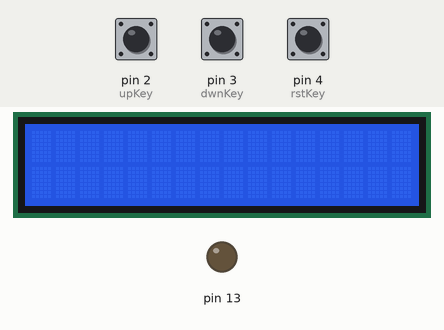
Recording of a sketch running on a simulated Arduino Uno, built with avr-gcc and run on an emulated ATmega328P. On the bench: 16×2 character LCD, output pins drawn as LEDs (lit = HIGH). The test bench sets the inputs (shaded band); at power-on: pin 2 (upKey) HIGH, pin 4 (rstKey) HIGH, pin 3 (dwnKey) HIGH. Random numbers use the default seed unless the sketch sets one; what the sketch prints to the serial monitor is not drawn.

Above: at 1.2 s.
1.3 s: pin 2 (upKey) pulled LOW for 0.15 s
At 1.58 s:
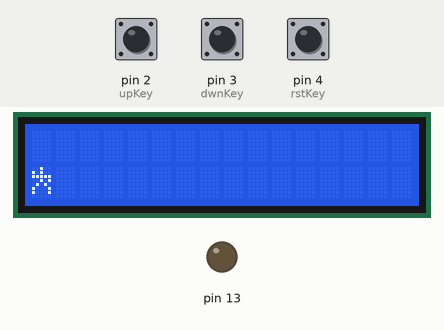
4.3 s: pin 4 (rstKey) pulled LOW for 0.15 s
At 5.0 s:
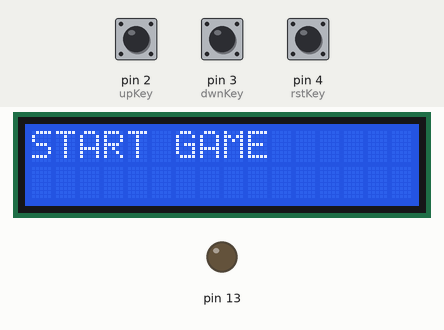
5.9 s: pin 3 (dwnKey) pulled LOW for 0.15 s
At 6.3 s:
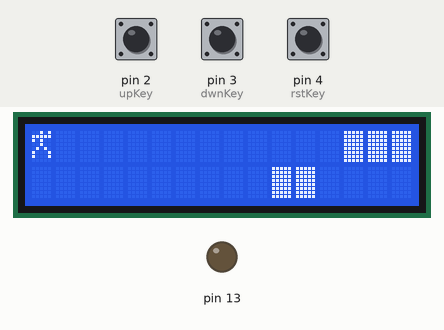
8.9 s: pin 2 (upKey) pulled LOW for 1 s
At 12.3 s:
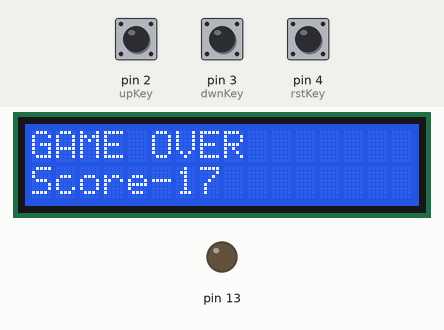
12.4 s: pin 3 (dwnKey) pulled LOW for 1 s
At 14.7 s:
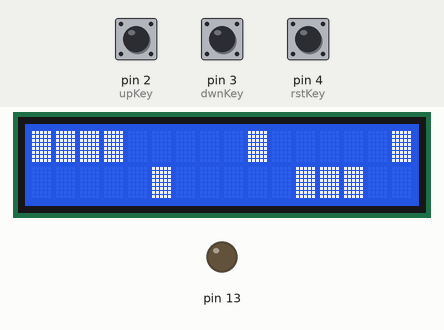
16.4 s: pin 2 (upKey) pulled LOW for 0.15 s
At 18.9 s:
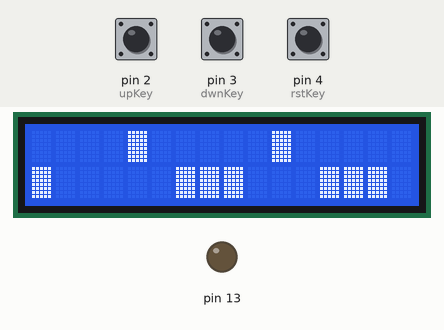
Timing chart, 0 to 20.4 s (numbered marks = the images above; inputs shaded):
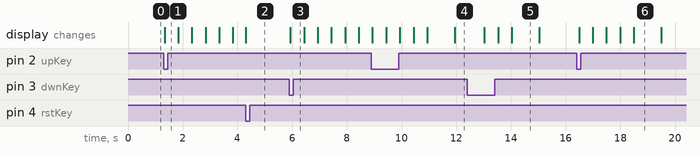

Measured:
- after the input at 1.3 s, the display: changes at once (image 1)
- after the input at 5.9 s, the display: changes at once (image 3)
- after the input at 12.4 s, the display: first changes after 0.63 s (image 5 shows a later state)
- after the input at 16.4 s, the display: first changes after 0.09 s (image 6 shows a later state)
- what the display in image 5 shows lasts 1.0 s, from 14.0 s to 15.0 s

The sketch:

Flybird_game.ino
```cpp
#include<LiquidCrystal.h>
LiquidCrystal lcd(A0, A1, A2, A3, A4, A5);
const byte upKey = 2, dwnKey = 3, rstKey = 4;
byte customChar1[] = {B00101, B11111, B10100, B00100, B01010, B10001, B10001, B00000};
byte customChar2[] = {B00100, B10100, B11111, B00101, B01010, B10001, B10001, B00000};
byte customChar3[] = {B11111, B11111, B11111, B11111, B11111, B11111, B11111, B11111};
int timer = 0;
long start_time = 0;
int hurdles[2][16] = {
  {0, 0, 0, 0, 0, 0, 0, 0, 0, 0, 0, 0, 0, 0, 0, 0},
  {0, 0, 0, 0, 0, 0, 0, 0, 0, 0, 0, 0, 0, 0, 0, 0}
};
void setup() {
  Serial.begin(9600);
  pinMode(upKey, INPUT_PULLUP);
  pinMode(dwnKey, INPUT_PULLUP);
  pinMode(rstKey, INPUT_PULLUP);
  lcd.begin(16, 2);
  lcd.createChar(0, customChar1);
  lcd.createChar(1, customChar2);
  lcd.createChar(2, customChar3);
  start_time = millis();
  pinMode(13, 1);
  Serial.println("Hurdle Positions");
  for (int i = 0; i < 2; i++) {
    for (int j = 0; j < 16; j++) {
      Serial.print(hurdles[i][j]);
      Serial.print(',');
    }
    Serial.println();
  }
  Serial.println();
}

int h_cur = 15;
bool start_game = 0;

unsigned long score = 0;
int pos = -1;
int p, p_last = -1;
bool end_game = 0;
void loop() {
  if (!digitalRead(dwnKey)) {
    pos = 0;
  } else if (!digitalRead(upKey)) {
    pos = 1;
  } else if (!digitalRead(rstKey)) {
    lcd.clear();
    pos = -1;
    lcd.print("START GAME");
    delay(50);
  }

  if (pos != -1) {
    if (millis() - start_time >= 500) {
      score ++;
      start_time = millis();
      // Shift Left values
      for (int i = 0; i < 2; i++) {
        for (int j = 0; j < 15; j++) {
          hurdles[i][j] = hurdles[i][j + 1];
        }
      }
      int p = random(2);
      if (p != p_last) {
        hurdles[0][15] = 0;
        hurdles[1][15] = 0;
      } else {
        hurdles[p][15] = 1;
        hurdles[1 - p][15] = 0;
      }
      p_last = p;
      // print Hurdles
      Serial.println("Hurdle Positions");
      for (int i = 0; i < 2; i++) {
        for (int j = 0; j < 16; j++) {
          Serial.print(hurdles[i][j]);
          Serial.print(',');
          lcd.setCursor(j, i);
          if (hurdles[i][j]) {
            lcd.write(byte(2));
          } else {
            lcd.print(" ");
          }
        }
        Serial.println();
      }
      Serial.println();
      // Hero Position
      if (pos == 0) {
        lcd.setCursor(0, 0);
        if (hurdles[0][0]) {
          lcd.write(byte(2));
          end_game = 1;
        } else {
          lcd.write(byte(0));
        }
      } else if (pos == 1) {
        lcd.setCursor(0, 1);
        if (hurdles[1][0]) {
          lcd.write(byte(2));
          end_game = 1;
        } else {
          lcd.write(byte(1));
        }
      }
      Serial.print("Hero Pos:");
      Serial.println(pos);
      if (end_game) {
        delay(1000);
        lcd.clear();
        lcd.print("GAME OVER");
        lcd.setCursor(0, 1);
        lcd.print("Score-");
        lcd.print(score);
        score = 0;
        pos = -1;
        end_game = 0;
        delay(1000);
        // clear hurdles
        for (int i = 0; i < 2; i++) {
          for (int j = 0; j < 16; j++) {
            hurdles[j][i] = 0;
          }
        }
      }
    }
  }
}
```
